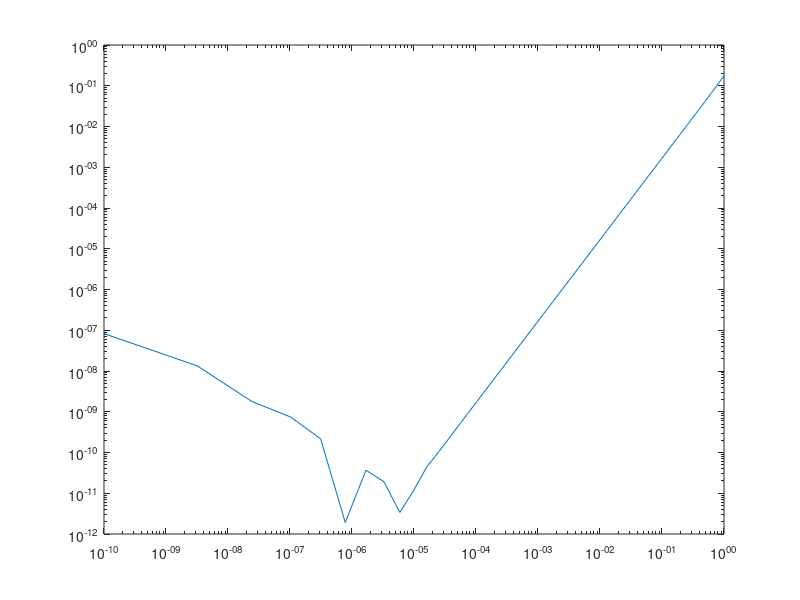

Source code (MATLAB):
h = 0.01:0.01:1; % naiver Versuch
h = h.^5;% verbesserter Versuch
eplus = exp(h);
eminus = exp(-h);
zentral = (eplus-eminus)./(2*h);
absfehler = abs(zentral-1.0);
%plot(h,absfehler) % naiver Versuch
loglog(h,absfehler) % besserer Versuch
